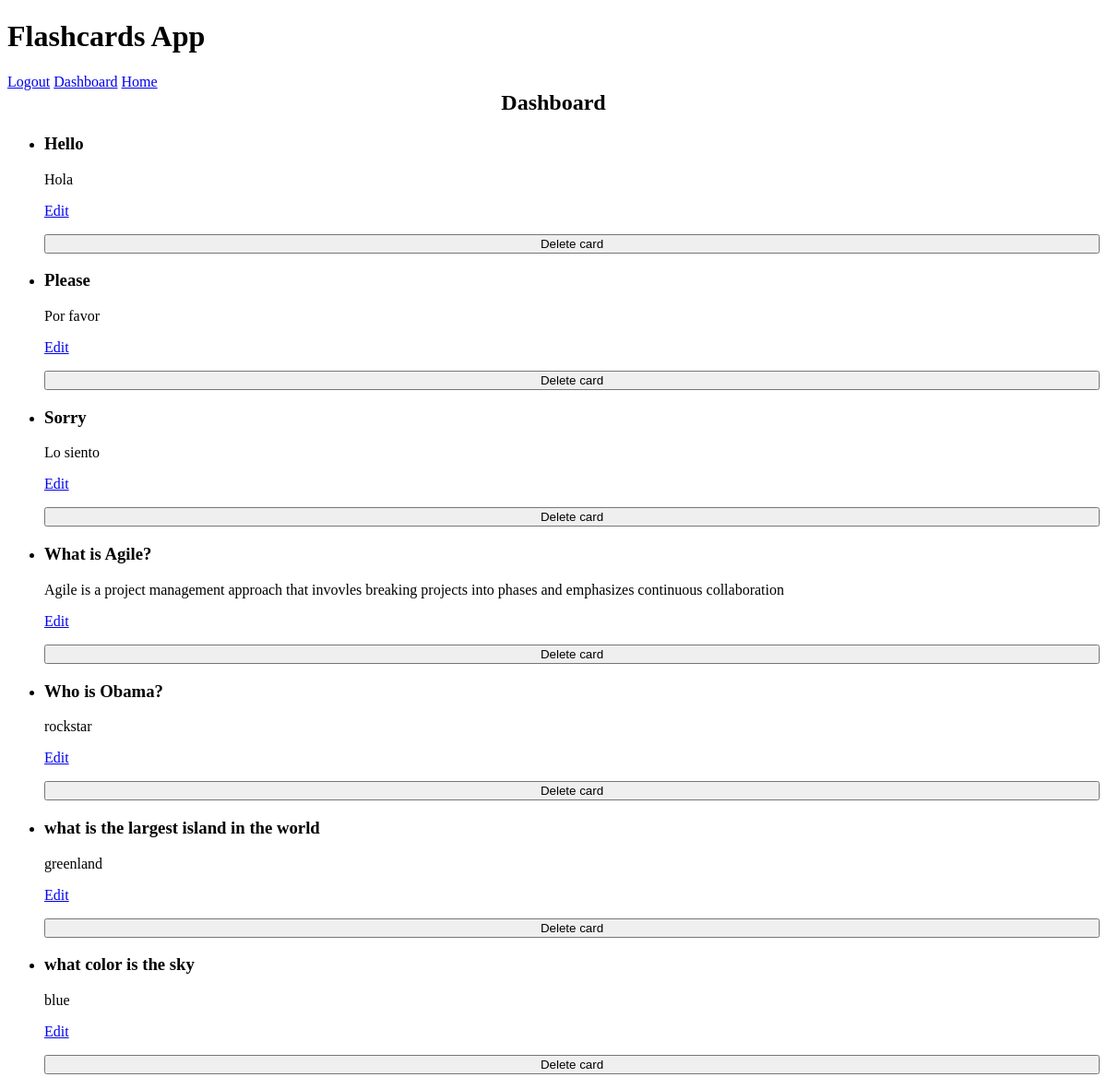
Before: /cards/dashboard/ (signed in) with the older database file.
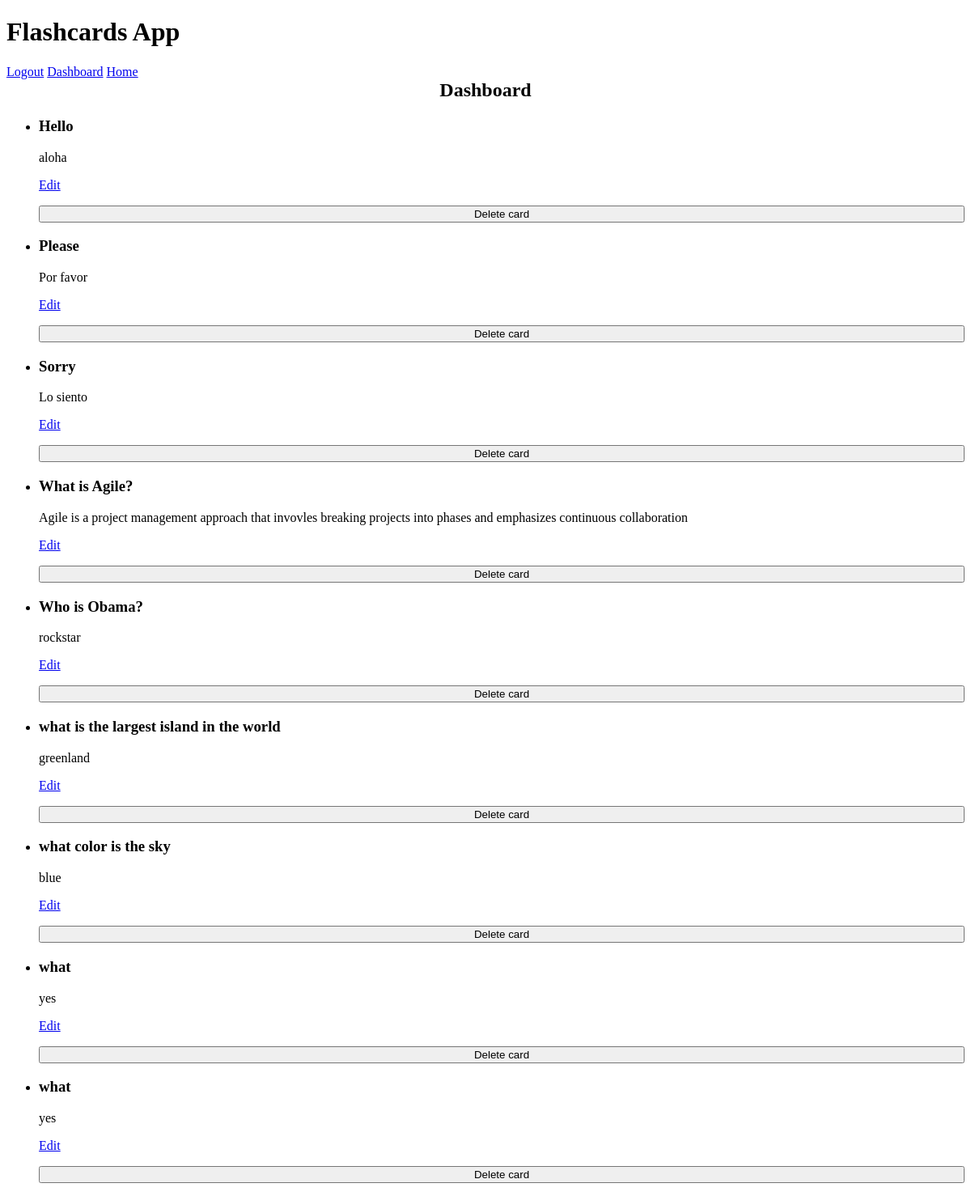
After: the same page with the newer database file.
### cards/models.py (models this page shows, shortened)
class Card(models.Model): # database model ORM
    question = models.CharField(max_length=100)
    answer = models.CharField(max_length=100)
    box = models.IntegerField(
        choices=zip(BOXES, BOXES),
        default=BOXES[0],
    )
    date_created = models.DateTimeField(auto_now_add=True)

### cards/views.py (the view)
class DashboardView(LoginRequiredMixin, ListView):
    login_url = "/accounts/login/"
    redirect_field_name = "redirected_to"
    model = Card
    template_name = 'cards/dashboard.html'  # Set the correct path to your template
    context_object_name = 'cards'  # Name of the variable to be used in the template

### cards/templates/cards/dashboard.html (shortened to what this page needs)
{% extends "cards/base.html" %}
{% block content %}
  <h2>Dashboard</h2>
  <ul>
    {% for card in cards %}
      <li>
        <h3>{{ card.question }}</h3>
        <p>{{ card.answer }}</p>
        <p><a href="{% url 'cards:card-update' pk=card.pk %}">Edit</a></p>
        <form method="post" action="{% url 'cards:card-delete' card.pk %}">
            <input type="submit" value="Delete card">
        </form>
      </li>
    {% empty %}
      <li>No cards yet.</li>
    {% endfor %}
  </ul>
{% endblock %}

### cards/templates/cards/base.html (shortened to what this page needs)
<!DOCTYPE html>
<html lang="en">
<head>
    <link rel="stylesheet" href="https://cdn.simplecss.org/simple.min.css">
</head>
<body>
    <header>
        <h1>Flashcards App</h1>
        {% if request.user.is_authenticated %}
            <a href="{% url 'accounts:logout' %}">Logout</a>
            <a href="{% url 'cards:dashboard' %}">Dashboard</a>
        {% else %}
            <a href="{% url 'accounts:login' %}">Login</a>
        {% endif %}
        <a href="{% url 'home:home' %}">Home</a>
    </header>
    <main>
        {% block content %}{% endblock content %}
    </main>
</body>
</html>

### cards/templates/cards/base.html (style rules this page uses)
:root { --accent: #6e48ad; --accent-bg: white; --bg: #fff; --text: #212121; --text-light: #585858; --border: #d8dae1; --code: #d81b60; --preformatted: #444; }
h2 { text-align: center; }
h2, h4 { margin-top: 0; }
input, select, textarea { width: 100%; }

Changed rows visible on the page:
changed Card "Hello": answer "Hola" → "aloha"
added Card: question "what", answer "yes"
added Card: question "what", answer "yes"
